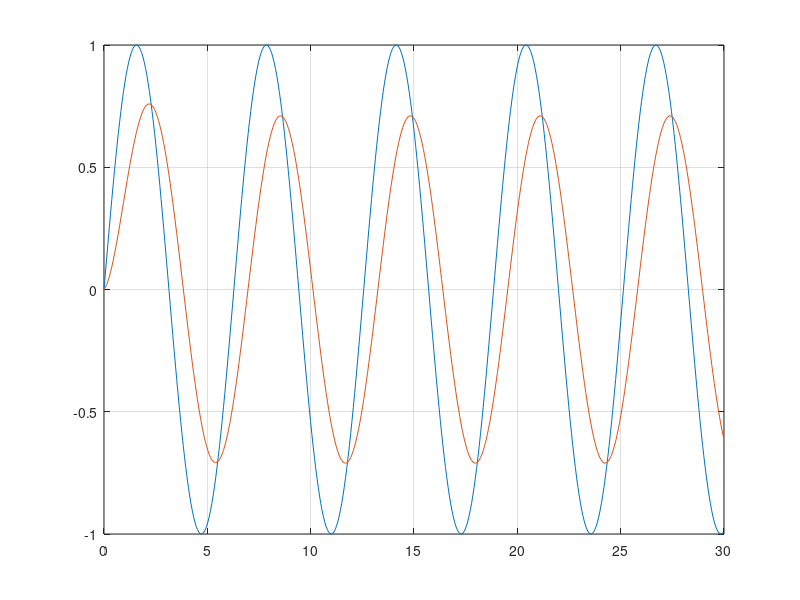

MATLAB code for this plot: (Note: this script raises an error after producing the figure.)
G1 = tf([0.1, 1], [1, 1])
w = 1;
T = 2*pi/w;

t = 0:T/100:30;
u = sin(w*t);
y = lsim(G1, u, t);
plot(t, u, t, y), grid on;


z = evalfr(G1, 1j*w);
m = abs(z) %pe grafic am vazut 0.7104, 0.7105
mdb = 20*log10(m) %aproximativ -3
faza = 180*angle(z)/pi %defazajul in grade (negativ, -39), iesirea e in intarziere de faza

delta_t = (15.71 - 16.4) %defazajul in timp
phi = delta_t * w %defazajul in radiani
phideg = 180*phi/pi %defazajul in grade


%%
figure
w = logspace(-2, 2, 2000);
bode(G1, w), grid %se observa defazajul in grade aprox -39deg si magnitudinea -3db





                    